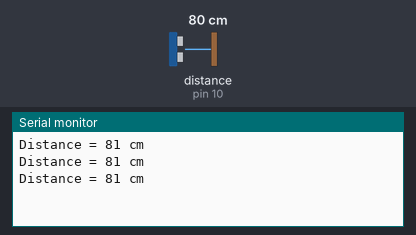
Recording of a sketch running on a simulated Arduino Uno, built with avr-gcc and run on an emulated ATmega328P. On the bench: the last lines printed to the serial monitor. The inputs (shaded band) are chosen by the test bench; at power-on: distance to the obstacle (sensor on pin 10) 80 cm. The echo pulse lasts 58.3 µs per cm.

Above: at 1.3 s.
1.4 s: distance to the obstacle (sensor on pin 10) set to 2 cm
At 1.9 s:
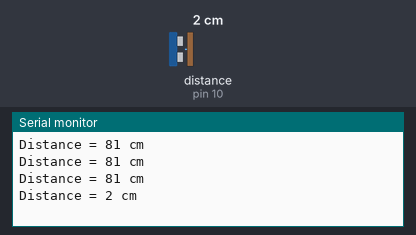
2.9 s: distance to the obstacle (sensor on pin 10) set to 4 cm
At 3.4 s:
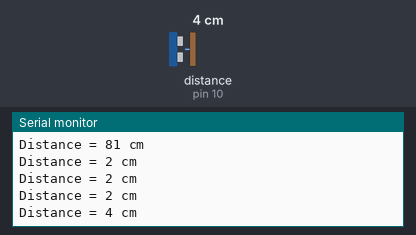
Timing chart, 0 to 5.9 s (numbered marks = the images above; inputs shaded):
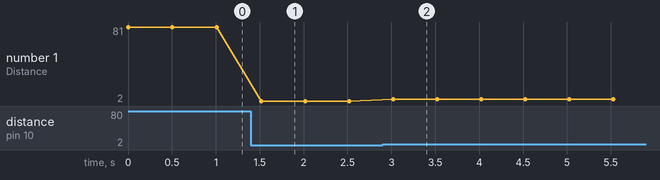

The sketch:

ULTRASONIC_TEST.ino
```cpp
// Include NewPing Library
#include "NewPing.h"

// Hook up HC-SR04 with Trig to Arduino Pin 9, Echo to Arduino pin 10
#define TRIGGER_PIN 9
#define ECHO_PIN 10

// Maximum distance we want to ping for (in centimeters).
#define MAX_DISTANCE 400

// NewPing setup of pins and maximum distance.
NewPing sonar(TRIGGER_PIN, ECHO_PIN, MAX_DISTANCE);

void setup() {
	Serial.begin(9600);
}

void loop() {
	Serial.print("Distance = ");
	Serial.print(sonar.ping_cm());
	Serial.println(" cm");
	delay(500);
}
```

Measured:
- after the input at 1.4 s, the serial monitor: prints a new line after 0.12 s (image 1)
- after the input at 2.9 s, the serial monitor: prints a new line after 0.12 s (image 2)
- plotted number 1: 81 → 2 after the input at 1.4 s, 2 → 4 after the input at 2.9 s
